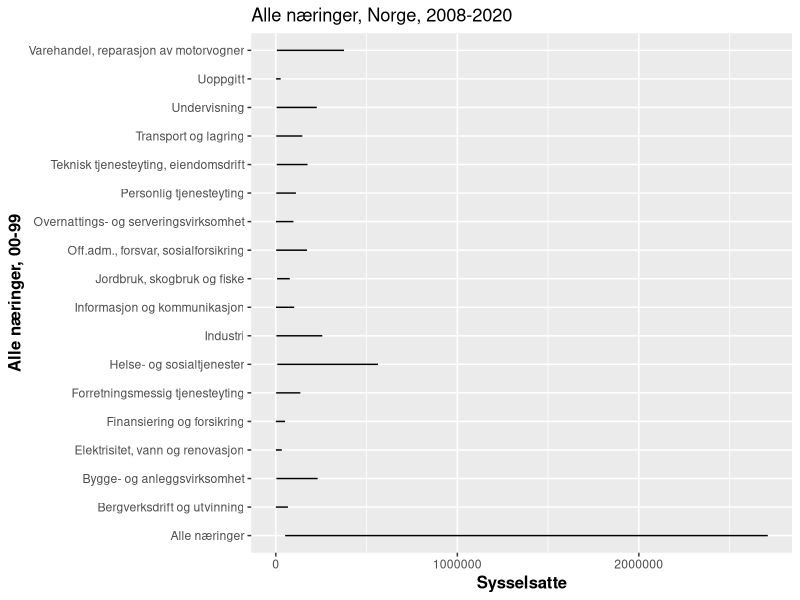
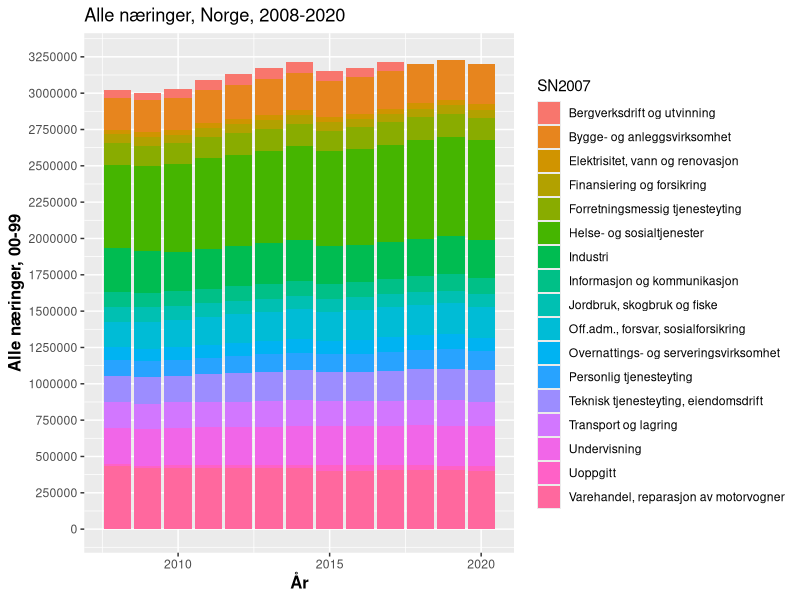
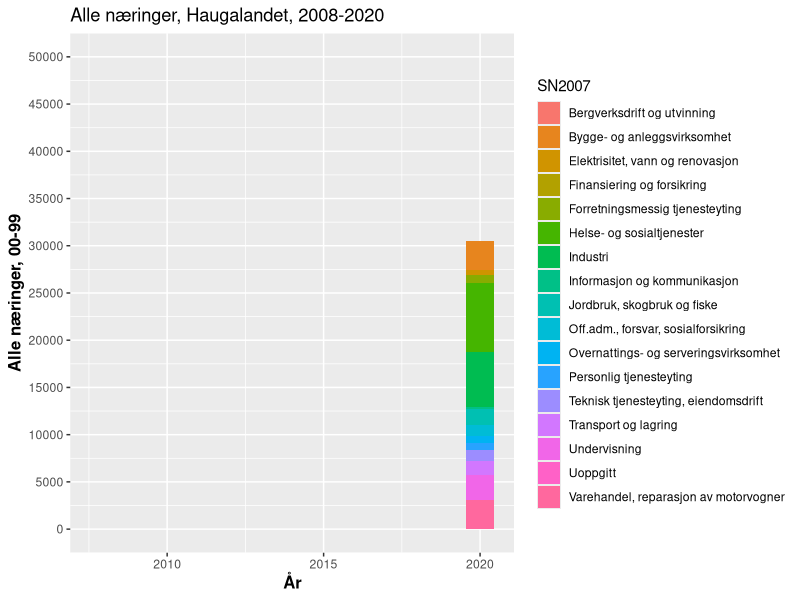
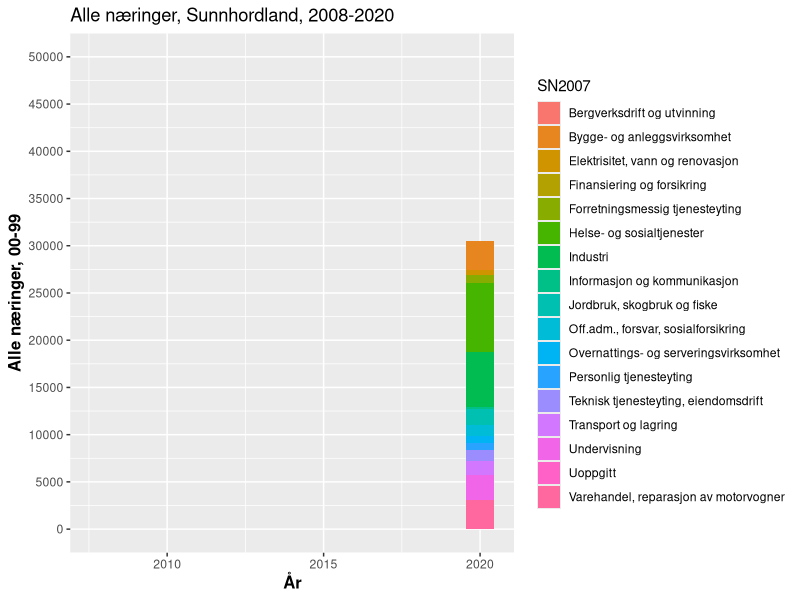

Write R code to recreate these figures, in order. (Note: this script raises an error after producing the figures.)
## ---- chunk 1
suppressPackageStartupMessages({
library(tidyverse)
library(lubridate)
library(modelr)
library(broom)
library(lmtest)
library(sandwich)
library(viridis)
  options(scipen = 999)
})
knitr::opts_chunk$set(echo = FALSE, include = FALSE)
## ---- chunk 2
Tabell1 <- read_csv("Data_pkt1/Tabell1.csv")
Nas_arbeid_norge_sys <- read_csv("Data_pkt1/Nas_arbeid_norge_sys.csv")
Haug_arbeid <- read_csv("Data_pkt1/Haug_arbeid.csv")
Sunn_arbeid <- read_csv("Data_pkt1/Sunn_arbeid.csv")
Haug_arbeid_wide <- read_csv("Data_pkt1/Haug_arbeid_wide.csv")
Haug_arbeid_2 <- read_csv("Data_pkt1/Sunn_arbeid_2.csv")
Sunn_arbeid_2 <- read_csv("Data_pkt1/Sunn_arbeid_2.csv")
Tabell2 <- read_csv("Data_pkt1/Tabell2.csv")
show_col_types = FALSE
## ---- chunk 3
names(Nas_arbeid_norge_sys)
## ---- chunk 4
Nas_arbeid_norge_sys <- Nas_arbeid_norge_sys %>% 
  mutate(År = make_date(Aar))
## ---- chunk 5
tabell_Norge<- Nas_arbeid_norge_sys

tabell_Norge %>% 
  ggplot(aes(x = sysselsatte)) +
  geom_line(aes(y = SN2007)) +
  ggtitle("Alle næringer, Norge, 2008-2020") + 
  theme(legend.position="bottom",
        axis.title= element_text(size=12,face="bold")) +
  labs(x="Sysselsatte", y= "Alle næringer, 00-99")+ 
  scale_color_hue(name = "00-99")
## ---- chunk 6
names(Haug_arbeid_2)
## ---- chunk 7
tabell_Norge %>% 
  filter(SN2007 != "Alle næringer") %>% 
  ggplot(aes(x=År, y= sysselsatte, fill = SN2007))+
  geom_bar(stat = "identity") +
  ggtitle("Alle næringer, Norge, 2008-2020") + 
  theme(legend.position="right",
        axis.title= element_text(size=12,face="bold")) +
  labs(x="År", y= "Alle næringer, 00-99") +
  scale_y_continuous(limits = c(0, 3250000), breaks = c(0, 250000, 500000, 750000, 1000000,1250000,1500000,1750000,2000000,2250000,2500000,2750000,3000000,3250000))
## ---- chunk 8
Haug_arbeid_2 <- Haug_arbeid_2 %>% 
  mutate(År = make_date(Aar))

Haug_arbeid_2 %>% 
  filter(SN2007 != "Alle næringer") %>% 
  ggplot(aes(x = År, y = ansatte, fill = SN2007)) +
  geom_bar(stat = "identity") +
  ggtitle("Alle næringer, Haugalandet, 2008-2020") + 
  theme(legend.position="right",
        axis.title= element_text(size=12,face="bold")) +
  labs(x="År", y= "Alle næringer, 00-99") +
  scale_y_continuous(limits = c(0, 50000), breaks =seq(0, 50000, by = 5000))
## ---- chunk 9
Sunn_arbeid_2 <- Sunn_arbeid_2 %>% 
  mutate(År = make_date(Aar))

Sunn_arbeid_2 %>% 
  filter(SN2007 != "Alle næringer") %>% 
  ggplot(aes(x = År, y = ansatte, fill = SN2007)) +
  geom_bar(stat = "identity") +
  ggtitle("Alle næringer, Sunnhordland, 2008-2020") + 
  theme(legend.position="right",
        axis.title= element_text(size=12,face="bold")) +
  labs(x="År", y= "Alle næringer, 00-99") +
  scale_y_continuous(limits = c(0, 50000), breaks =seq(0, 50000, by = 5000))
## ---- chunk 10
Haug_arbeid_2 <- Haug_arbeid_2 %>% 
  mutate(knavn = Haug_arbeid_raw2$desc9$region)
Haug_arbeid_2 %>% 
  filter(SN2007 != "Alle næringer" & SN2007 != "Uoppgitt") %>% 
  ggplot(aes(x = Aar)) + 
  geom_line(aes(y = ansatte, colour = SN2007, linetype = knavn)) + 
  ggtitle("Alle Næringene, Haugalandet, 2008-2020") + 
  theme(legend.position = "bottom",
        axis.title = element_text(size = 12, face = "bold")) + 
  labs(x = "Sysselsatte", y = "Alle næringer, 00-99")+
  scale_color_hue(name = "Kommune") + 
  scale_y_continuous(limits = c(0,6000), breaks = seq(0, 6000, by = 500))
## ---- chunk 11
haugaland <- Tabell1 %>% 
  filter(Alder =="15-74",
         Knr %in% c("1106", "1135", "1145", "1146", "1149", "1151", "1160"))

haugaland %>% 
  ggplot(aes(x = Aar)) +
  geom_line(aes(y = `00-99`, colour = knavn)) +
    ggtitle("Alle næringer, Haugaland, 2008-2020") +
    theme(legend.position = "bottom",
          axis.title = element_text(size = 12, face = "bold")) +
    labs(x = "År", y = "Alle næringer, 00-99") +
  scale_color_hue(name = "Kommune")
## ---- chunk 12
Sunnhordland <- Tabell2 %>% 
filter( Knr %in% c("4611", "4612",
         "4613", "4614", "4615", "4616", "4617", "4618"))

Sunnhordland %>% 
  ggplot(aes(x = Aar)) +
  geom_line(aes(y = `00-99`, colour = knavn)) +
    ggtitle("Alle næringer, Sunnhordland, 2008-2020") +
    theme(legend.position = "bottom",
          axis.title = element_text(size = 12, face = "bold")) +
    labs(x = "År", y = "Alle næringer, 00-99") +
  scale_color_hue(name = "Kommune")
## ---- chunk 13
Haug_Sunn <- Tabell1
mutate(
  Haug = `Knr$1106`+ `Knr$1135` + `Knr$1145` + `Knr$1146` + `Knr$1149` + `Knr$1151` + `Knr$1160` 
)
## ---- chunk 14
Haug_arbeid_2 %>% 
  filter(SN2007 != "Alle næringer") %>% 
  ggplot(aes(x = ansatte)) + 
  geom_line(aes(y = SN2007)) + 
  ggtitle("Alle næringene, Haugalandet, 2008-2020") + 
  theme(legend.position = "bottom",
        axis.title = element_text(size = 12, face = "bold")) +
  labs(x="Sysselsatte", y="Alle næringer, 00-99")+
  scale_color_hue(name = "00-99") + 
  scale_x_continuous(limits = c(0,6000), breaks = seq(0,6000, by = 500))
## ---- chunk 15
#Tabell1 <- Tabell1 %>% 
 # mutate(År = make_date(Aar))
## ---- chunk 16
tabell_haugaland <- Haug_arbeid_2 
         
tabell_haugaland %>% 
  ggplot(aes(x = Aar)) +
  geom_line(aes(y = ansatte, colour = knavn )) +
  ggtitle("Alle næringer, Haugalandet, 2008-2020") + 
  theme(legend.position="bottom",
        axis.title= element_text(size=12,face="bold")) +
  labs(x="År", y= "Antall sysselsatte, alle næringer")+
  scale_color_hue(name = "Kommuner")
## ---- chunk 17
names(Nas_arbeid_norge_sys)
## ---- chunk 18
Nas_arbeid_norge_sys <- Nas_arbeid_norge_sys %>% 
  mutate(År = make_date(Aar))
## ---- chunk 19
Haug_arbeid<- read_csv("Data_pkt1/Haug_arbeid.csv")
View(Haug_arbeid)
show_col_types = FALSE
## ---- chunk 20
names(Haug_arbeid)
